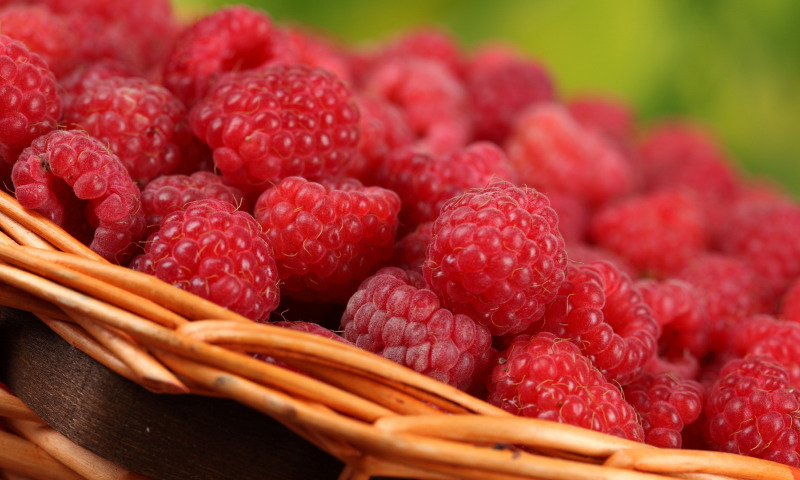
//> input picture Lab8/raspberry.jpg, 800 x 480 px
$ ./ex1   (built with g++ and OpenCV 4)
//> lines starting //> are read from the running program, lines starting //| are printed output that depends on the picture
#include <iostream>
#include <opencv2/opencv.hpp>

using namespace cv;
using namespace std;

Scalar HSVColorDetection(uchar h)
{
    Scalar pixel;
    if (h >= 0 && h <= 30 || h > 150 && h <= 180)
        pixel = Scalar(0,0,255);
    else
        if (h > 30 && h <= 90)
            pixel = Scalar(0,255,0);
        else
            if (h > 90 && h <= 150)
                pixel = Scalar(255,0,0);
    return pixel;
}

int main(int argc, char** argv)
{
    Mat image, output_image;
    Point p1, p2;
    Scalar color;
    int x, y, width = 6;

    image = imread("raspberry.jpg", 1);
//> image is the input picture: 480 rows x 800 cols, CV_8UC3; mean B, G, R 47.9, 67.1, 167.9
    cvtColor(image, output_image, COLOR_BGR2HSV);
//> output_image: 480 rows x 800 cols, CV_8UC3; mean H, S, V 93.2, 194.2, 169.3

    y = image.rows/2;
//> y = 240
    x = image.cols/2;
//> x = 400

    p1 = Point(x - width, y - width * 4);
//> p1 = Point(394, 216)
    p2 = Point(x + width, y + width * 4);
//> p2 = Point(406, 264)

    color = HSVColorDetection(output_image.at<Vec3b>(y,x)[0]);
//> color = Scalar(0, 0, 255)

    rectangle(image, p1, p2, color, -1);

    p1 = Point(x - width * 4, y - width);
//> p1 = Point(376, 234)
    p2 = Point(x + width * 4, y + width);
//> p2 = Point(424, 246)

    rectangle(image, p1, p2, color, -1);
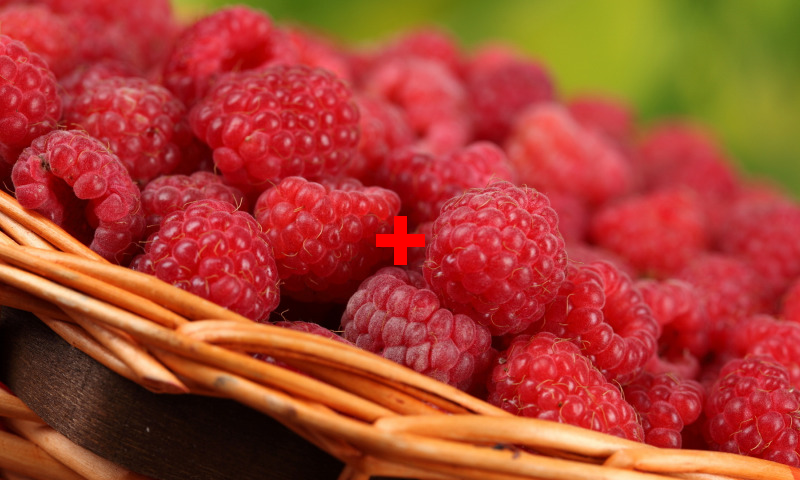
//> image: 480 rows x 800 cols, CV_8UC3; mean B, G, R 47.9, 67, 168.3

    namedWindow("Image", WINDOW_AUTOSIZE);
    namedWindow("Image_HSV", WINDOW_AUTOSIZE);

    imshow("Image", image);
    imshow("Image_HSV", output_image);
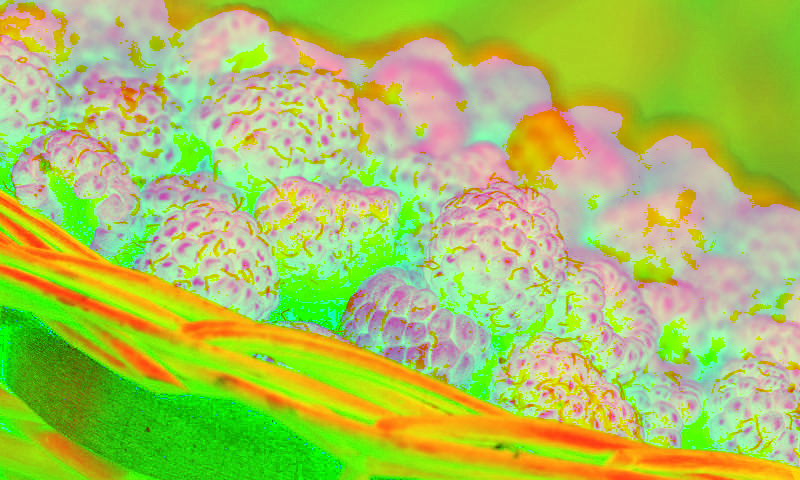
//> window 'Image_HSV': 480 rows x 800 cols, CV_8UC3; mean B, G, R 93.2, 194.2, 169.3

    waitKey(0);
    return 0;
}
